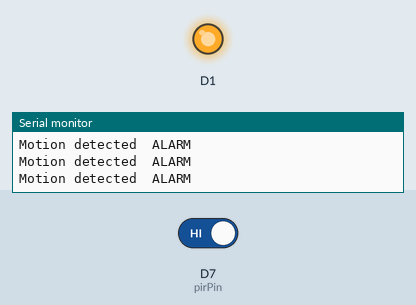
Bench run of a sketch on a simulated ESP8266 (NodeMCU). Parts: output pins drawn as LEDs (lit = HIGH), the last lines printed to the serial monitor. The inputs (shaded band) are chosen by the test bench; at power-on: D7 (pirPin) HIGH.

Above: at 2.8 s.
2.9 s: D7 (pirPin) driven LOW
At 3.8 s:
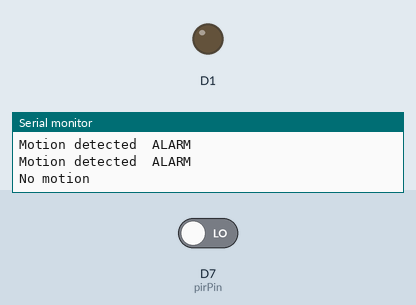
4.5 s: D7 (pirPin) driven HIGH
At 5.3 s:
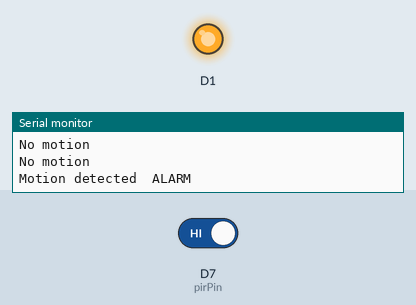
Timing chart, 0 to 7.5 s (numbered marks = the images above; inputs shaded):
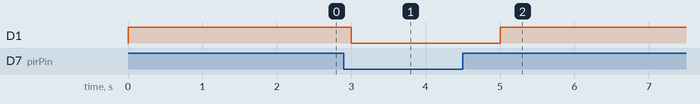

The sketch:

PIR_sensor.ino
```cpp
/*
  PIR sensor
  Passive infrared sensor interafce with arduino UNO


  created 28 Mar 2019
  modified 28 Mar 2019
  by Vettri vel Mahendran

*/
int pirPin = D7;
int val = LOW;
int relay = D1;
void setup()
{
  Serial.begin(9600);
  pinMode(D1, OUTPUT);
}

void loop()
{
  val = digitalRead(pirPin);
  //low = no motion, high = motion
  if (val == LOW)
  {

    Serial.println("No motion");

    digitalWrite(D1, LOW);
  }
  else
  {
    Serial.println("Motion detected  ALARM");
    digitalWrite(D1, HIGH);
  }

  delay(1000);
}
```

Measured:
- after the input at 2.9 s, D1: HIGH → LOW after 0.10 s
- after the input at 4.5 s, D1: LOW → HIGH after 0.50 s
